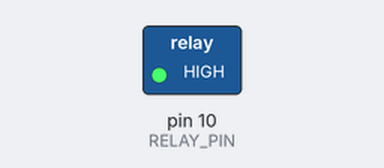
The sketch below on a simulated Arduino Uno, built with avr-gcc and run on an emulated ATmega328P. Parts: switched loads named in the sketch (green lamp = pin HIGH). Dashed ring = blinking.

Above: at 0.5 s.
Timing chart, 0 to 4.6 s (numbered marks = the images above):
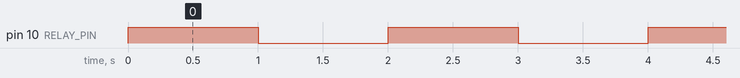

Measured:
- by itself, pin 10 (RELAY_PIN): alternates HIGH for 1.0 s and LOW for 1.0 s

The sketch:

code.ino
```cpp
// Relay module unit test sketch (ESP32-S3 Arduino variant of code/code.ino):
//   Toggle the relay's IN pin every second. The harness samples the element's
//   `energized` property mid-phase, so it must track the pin.

const int RELAY_PIN = 10;

void setup() {
  pinMode(RELAY_PIN, OUTPUT);
}

void loop() {
  digitalWrite(RELAY_PIN, HIGH);
  delay(1000);
  digitalWrite(RELAY_PIN, LOW);
  delay(1000);
}
```
